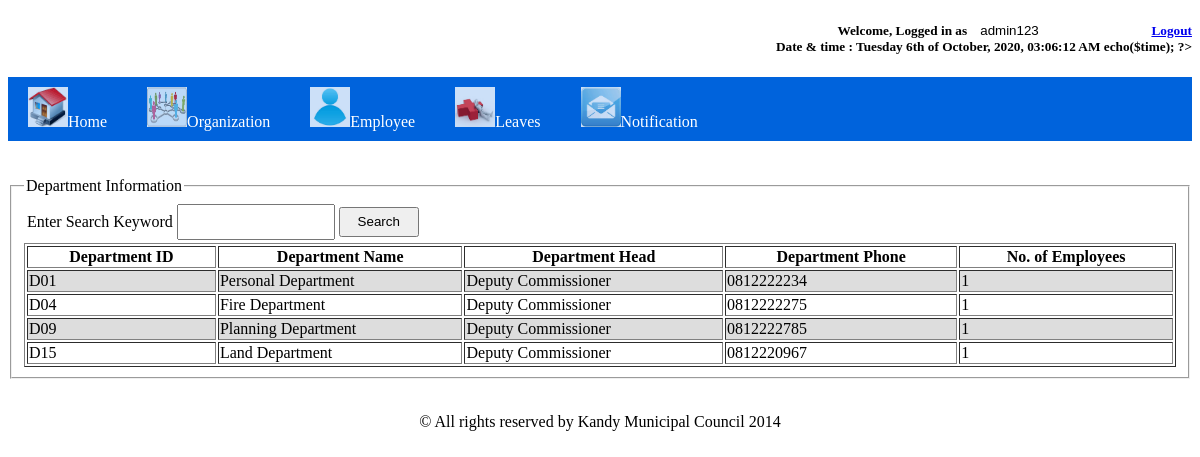
Page /user/vi_department.php (signed in) on the committed database.
### tables this page shows
CREATE TABLE `tbl_department` (
  `dep_id` varchar(50) NOT NULL,
  `dep_name` varchar(100) NOT NULL,
  `dep_head` varchar(50) NOT NULL,
  `dep_phone` varchar(10) NOT NULL,
  PRIMARY KEY (`dep_id`)
);

### user/vi_department.php (the view, shortened to what this page needs)
<!DOCTYPE html PUBLIC "-//W3C//DTD XHTML 1.0 Transitional//EN" "http://www.w3.org/TR/xhtml1/DTD/xhtml1-transitional.dtd">
<html xmlns="http://www.w3.org/1999/xhtml">
<head>
</head>
<body background="../images/icons/header.jpg ">
<?php
    require_once 'menu.php';
?>
<fieldset style="">
<legend>Department Information</legend>
<table width="100%">
        <form method="post" action="vi_department.php">
    <tr>
        <td colspan="8"><label>Enter Search Keyword</label>
            <input type="text" id="txtdep_search" name="txtdep_search" style="width: 150px; height: 30px"/>
        <input type="submit" value="Search" name="btnsearch" style="width: 80px; height: 30px"/></td>
    </tr>
        </form>
</table>
<?php
$dbobj = new dbConnection();
$con = $dbobj->getCon();
$search=@$_POST["txtdep_search"];
    $sql="SELECT    tbl_department.dep_id,
                    tbl_department.dep_name,
                    tbl_department.dep_head,
                    tbl_department.dep_phone,COUNT(*) AS noe
        FROM tbl_department
        INNER JOIN tbl_employee ON tbl_department.dep_id = tbl_employee.dep_id
        WHERE tbl_department.dep_id like '%$search%'
            OR tbl_department.dep_name like '%$search%'
            OR tbl_department.dep_head like '%$search%'
        GROUP BY tbl_department.dep_id;";
            $result= mysqli_query($con,$sql);
echo "<table border='1' width='100%' id='result_table' contenteditable='false'>
<tr>
	<th><label>Department ID</label></th>
	<th><label>Department Name</label></th>
	<th><label>Department Head</label></th>
	<th><label>Department Phone</label></th>
        <th><label>No. of Employees</label></th>
</tr>";
while($row = mysqli_fetch_array($result)) {
  echo "<tr>";
  echo "<td>" . $row['dep_id']. "</td>";
  echo "<td>" . $row['dep_name'] . "</td>";
  echo "<td>" . $row['dep_head'] . "</td>";
  echo "<td>" . $row['dep_phone'] . "</td>";
  echo "<td>" . $row['noe'] . "</td>";
  echo "</tr>";
}
echo "</table>";
?>
</fieldset>
<br/>
<footer>
  <p align="center">&copy; All rights reserved by Kandy Municipal Council 2014</p>
</footer>
</body>
</html>

### user/vi_department.php (style rules this page uses)
tr:nth-child(even) { background: #DDD }
tr:nth-child(odd) { background: #FFF }

### rows in the picture
tbl_department: dep_id "D01", dep_name "Personal Department", dep_head "Deputy Commissioner", dep_phone "0812222234", noe "1"
tbl_department: dep_id "D04", dep_name "Fire Department", dep_head "Deputy Commissioner", dep_phone "0812222275", noe "1"
tbl_department: dep_id "D09", dep_name "Planning Department", dep_head "Deputy Commissioner", dep_phone "0812222785", noe "1"
tbl_department: dep_id "D15", dep_name "Land Department", dep_head "Deputy Commissioner", dep_phone "0812220967", noe "1"
